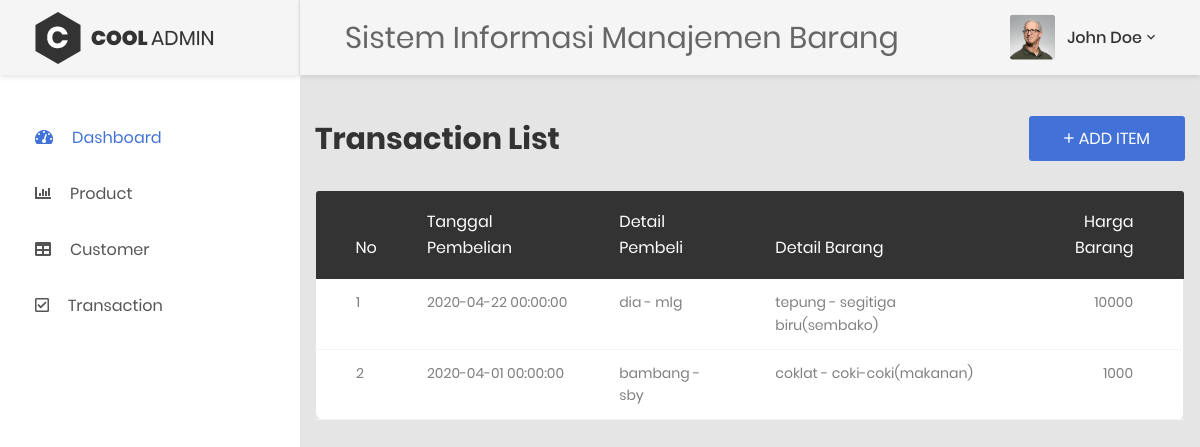
/?page=transaction, run on an earlier commit of the app's database.
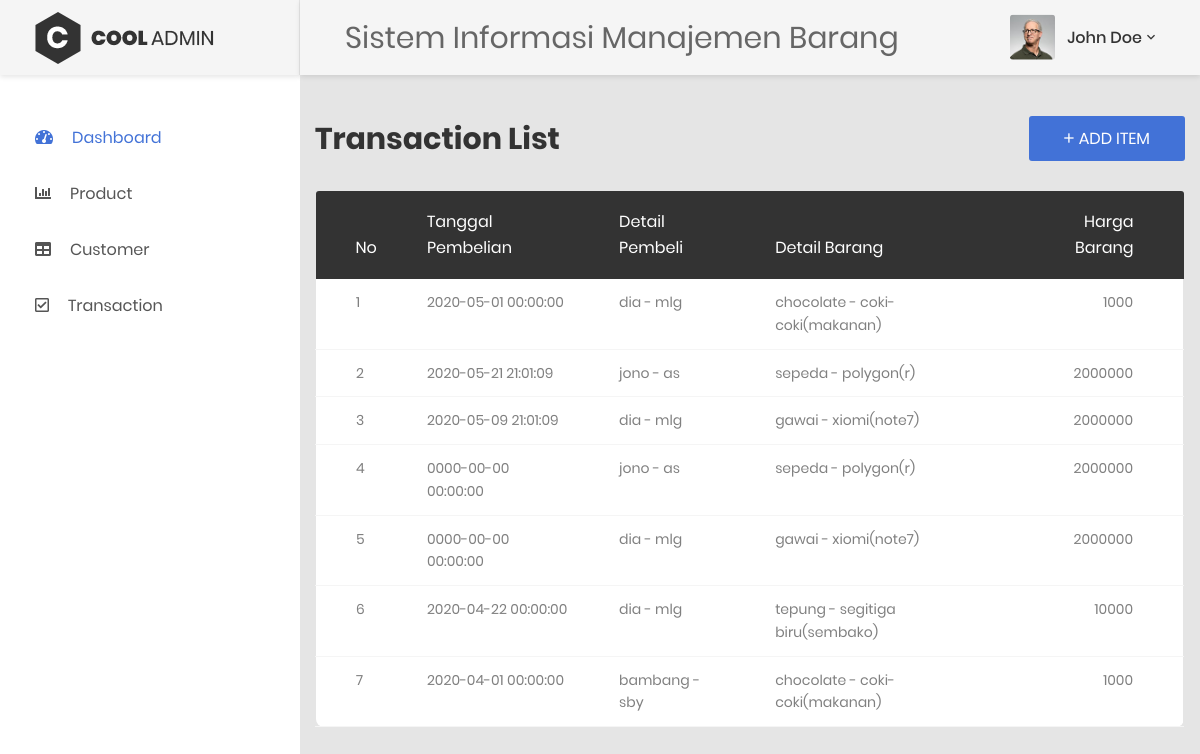
And on a later commit of the database.
### tables this page shows
CREATE TABLE `transaksi` (
  `kd_trx` int(11) NOT NULL,
  `kd_brg` int(11) NOT NULL,
  `kd_pembeli` int(11) NOT NULL,
  `tgl_beli` datetime NOT NULL
);

CREATE TABLE `pembeli` (
  `kd_pembeli` int(11) NOT NULL,
  `nm_pembeli` varchar(30) NOT NULL,
  `jk` varchar(2) NOT NULL,
  `alamat` text NOT NULL,
  `kota` varchar(20) NOT NULL
);

CREATE TABLE `barang` (
  `kd_brg` int(11) NOT NULL,
  `nm_brg` varchar(30) NOT NULL,
  `merk` varchar(20) NOT NULL,
  `type` varchar(20) NOT NULL,
  `harga` varchar(15) NOT NULL,
  `stok` varchar(10) NOT NULL
);

### model/m_transaction.php (called while the page is built, shortened)
<?php
class Transaction {
    private $mysqli;
    function __construct($conn){
        $this->mysqli = $conn;
    }
    public function tampil($id = null){
        $db = $this->mysqli->conn;
        $sql = "SELECT * FROM transaksi, barang, pembeli where transaksi.kd_brg=barang.kd_brg and transaksi.kd_pembeli=pembeli.kd_pembeli order by kd_trx desc";
        $query = $db->query($sql) or die ($db->error);
        return $query;
    }
}

### view/transaction.php (the view, shortened to what this page needs)
<?php
include "model/m_transaction.php";
$tsc = new Transaction($connection);
?>
<div class="main-content">
    <div class="section_content section_content--p30">
        <div class="container-fluid">
            <div class="row">
                <div class="col-md-12">
                    <div class="overview-wrap">
                        <h2 class="title-7">Transaction List</h2>
                        <button class="au-btn au-btn-icon au-btn--blue" data-toggle="modal" data-target="#tambahTransaction">
                            <i class="zmdi zmdi-plus"></i>add item
                        </button>
                    </div>
                </div>
            </div>
            <div class="row m-t-30">
                <div class="col-md-12">
                    <div class="table-responsive m-b-40">
                        <table class="table table-borderless table-data3">
                            <thead>
                                <tr>
                                    <th>No</th>
                                    <th>Tanggal Pembelian</th>
                                    <th>Detail Pembeli</th>
                                    <th>Detail Barang</th>
                                    <th>Harga Barang</th>
                                </tr>
                            </thead>
                            <tbody>
                                <?php
                                $no = 1;
                                $tampil = $tsc->tampil();
                                while ($data = $tampil->fetch_object()) {
                                ?>
                                    <tr>
                                        <td><?php echo $no++; ?></td>
                                        <td><?php echo $data->tgl_beli; ?></td>
                                        <td><?php echo $data->nm_pembeli . " - " . $data->kota; ?></td>
                                        <td><?php echo $data->nm_brg . " - " . $data->merk . "(" . $data->type . ")"; ?></td>
                                        <td><?php echo $data->harga; ?></td>
                                    </tr>
                                <?php
                                } ?>
                            </tbody>
                        </table>
                    </div>
                </div>
            </div>
        </div>
    </div>
</div>

What changed in the data, as far as the page shows it:
added transaksi: tgl_beli "2020-05-01 00:00:00", kd_pembeli.nm_pembeli "dia", kd_pembeli.kota "mlg", kd_brg.nm_brg "chocolate", kd_brg.merk "coki-coki", kd_brg.type "makanan", kd_brg.harga "1000"
added transaksi: tgl_beli "2020-05-21 21:01:09", kd_pembeli.nm_pembeli "jono", kd_pembeli.kota "as", kd_brg.nm_brg "sepeda", kd_brg.merk "polygon", kd_brg.type "r", kd_brg.harga "2000000"
added transaksi: tgl_beli "2020-05-09 21:01:09", kd_pembeli.nm_pembeli "dia", kd_pembeli.kota "mlg", kd_brg.nm_brg "gawai", kd_brg.merk "xiomi", kd_brg.type "note7", kd_brg.harga "2000000"
added transaksi: tgl_beli "0000-00-00 00:00:00", kd_pembeli.nm_pembeli "jono", kd_pembeli.kota "as", kd_brg.nm_brg "sepeda", kd_brg.merk "polygon", kd_brg.type "r", kd_brg.harga "2000000"
added transaksi: tgl_beli "0000-00-00 00:00:00", kd_pembeli.nm_pembeli "dia", kd_pembeli.kota "mlg", kd_brg.nm_brg "gawai", kd_brg.merk "xiomi", kd_brg.type "note7", kd_brg.harga "2000000"
changed through a linked row, transaksi "bambang": kd_brg.nm_brg "coklat" → "chocolate"
